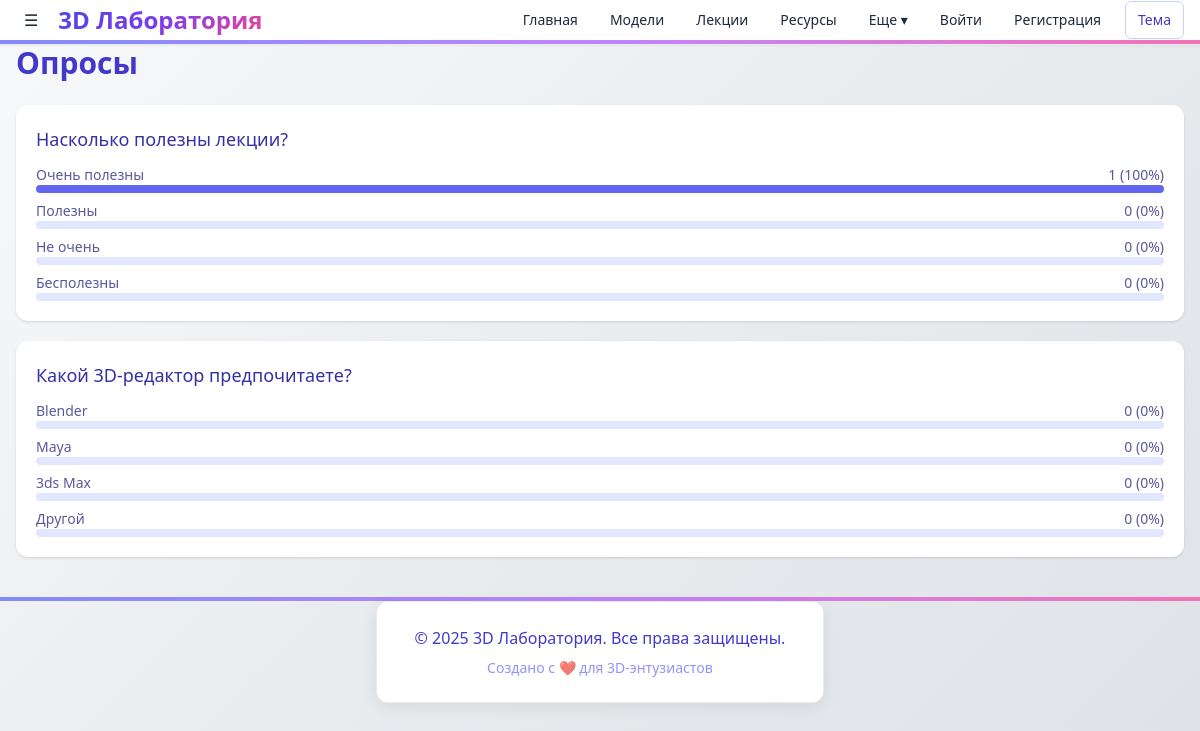
The app's page /includes/polls.php with its own data.
### tables this page shows
CREATE TABLE polls (
        id INTEGER PRIMARY KEY AUTOINCREMENT,
        question TEXT NOT NULL,
        options TEXT NOT NULL 
    );

### includes/auth.php (called while the page is built, shortened)
<?php
function isLoggedIn() {
    return !empty($_SESSION['user']);
}
?>

### includes/polls.php (the view, shortened to what this page needs)
<?php
require_once __DIR__ . '/../includes/auth.php';
?>
<!DOCTYPE html>
<html lang="ru">
<head>
    <script src="https://cdn.tailwindcss.com"></script>
</head>
<body class="font-sans">
<?php include __DIR__ . '/../includes/header.php'; ?>
<main class="container mx-auto p-6 max-w-3xl">
    <h1 class="text-3xl font-bold text-indigo-700 mb-6">Опросы</h1>
    <section class="space-y-5">
        <?php
        $polls = $pdo->query('SELECT id, question, options FROM polls ORDER BY id DESC')->fetchAll(PDO::FETCH_ASSOC);
        foreach ($polls as $p):
            $opts = json_decode($p['options'] ?? '[]', true) ?: [];
            $votes = $pdo->prepare('SELECT option_index, COUNT(*) as cnt FROM votes WHERE poll_id = ? GROUP BY option_index');
            $votes->execute([$p['id']]);
            $counts = array_fill(0, count($opts), 0);
            $total = 0;
            while ($row = $votes->fetch(PDO::FETCH_ASSOC)) { $counts[(int)$row['option_index']] = (int)$row['cnt']; $total += (int)$row['cnt']; }
        ?>
        <div class="bg-white rounded-xl shadow p-5">
            <div class="text-lg font-medium text-indigo-800"><?php echo htmlspecialchars($p['question']); ?></div>
            <div class="mt-3 grid gap-2">
                <?php foreach ($opts as $i => $opt):
                    $c = $counts[$i] ?? 0; $pct = $total ? round($c * 100 / $total) : 0; ?>
                    <div>
                        <div class="flex items-center justify-between text-sm text-indigo-900/80">
                            <div><?php echo htmlspecialchars($opt); ?></div>
                            <div><?php echo $c; ?> (<?php echo $pct; ?>%)</div>
                        </div>
                        <div class="w-full bg-indigo-100 rounded h-2 overflow-hidden"><div style="width: <?php echo $pct; ?>%" class="h-2 bg-indigo-500"></div></div>
                    </div>
                <?php endforeach; ?>
            </div>
        </div>
        <?php endforeach; ?>
    </section>
</main>
<?php include __DIR__ . '/../includes/footer.php'; ?>
</body>
</html>

### includes/header.php (shortened to what this page needs)
<?php
$currentPage = basename($_SERVER['REQUEST_URI'], '.php');
require_once __DIR__ . '/auth.php';
?>
<header class="header-gradient shadow-sm">
    <div class="container mx-auto px-6 py-3 flex items-center justify-between">
        <div class="flex items-center gap-3">
            <button id="menuToggle" aria-label="Открыть меню" class="md:hidden nav-link px-2 py-2">☰</button>
            <a href="/index.php" class="text-2xl font-extrabold text-gradient">3D Лаборатория</a>
        </div>
        <nav class="nav hidden md:flex items-center gap-2">
            <a href="/index.php" class="nav-link px-3 py-2 rounded-md text-sm font-medium <?php echo $currentPage === 'index' ? 'active' : ''; ?>">Главная</a>
            <a href="/gallery.php" class="nav-link px-3 py-2 rounded-md text-sm font-medium <?php echo $currentPage === 'gallery' ? 'active' : ''; ?>">Модели</a>
            <a href="/lectures.php" class="nav-link px-3 py-2 rounded-md text-sm font-medium <?php echo $currentPage === 'lectures' ? 'active' : ''; ?>">Лекции</a>
            <a href="/resources.php" class="nav-link px-3 py-2 rounded-md text-sm font-medium <?php echo $currentPage === 'resources' ? 'active' : ''; ?>">Ресурсы</a>
            <div class="relative" id="moreWrapper">
                <button id="moreMenuBtn" class="nav-link px-3 py-2 rounded-md text-sm font-medium" aria-haspopup="true" aria-expanded="false">Еще ▾</button>
            </div>
            <?php
            if (isLoggedIn()) {
                $role = currentUser()['role'];
                if (in_array($role, ['teacher','admin'])) {
                    echo '<a href="/teacher.php" class="nav-link px-3 py-2 rounded-md text-sm font-medium">Кабинет</a>';
                } else {
                    echo '<a href="/student.php" class="nav-link px-3 py-2 rounded-md text-sm font-medium">Кабинет</a>';
                }
                echo '<a href="/logout.php" class="nav-link px-3 py-2 rounded-md text-sm font-medium">Выйти</a>';
            } else {
                echo '<a href="/login.php" class="nav-link px-3 py-2 rounded-md text-sm font-medium">Войти</a> ';
                echo '<a href="/register.php" class="nav-link px-3 py-2 rounded-md text-sm font-medium">Регистрация</a>';
            }
            ?>
            <button id="themeToggle" class="ml-1 px-3 py-2 rounded-md text-sm font-medium border border-indigo-200 text-indigo-700 hover:bg-indigo-50 dark:border-indigo-500/40 dark:text-indigo-200 dark:hover:bg-white/10 transition-all whitespace-nowrap">Тема</button>
        </nav>
    </div>
    <div class="h-1 bg-gradient-to-r from-indigo-400 via-purple-400 to-pink-400"></div>
</header>

### includes/footer.php
<footer class="mt-10">
    <div class="h-1 bg-gradient-to-r from-indigo-400 via-purple-400 to-pink-400"></div>
    <div class="container mx-auto px-6 py-6 text-center">
        <div class="card p-6 max-w-md mx-auto">
            <p class="text-indigo-700 dark:text-indigo-300 font-medium">© <?php echo date('Y'); ?> 3D Лаборатория. Все права защищены.</p>
            <p class="text-indigo-500/70 dark:text-indigo-400/70 text-sm mt-2">Создано с ❤️ для 3D-энтузиастов</p>
        </div>
    </div>
</footer>

### includes/header.php (style rules this page uses)
body { background: linear-gradient(135deg, #f8f9fa 0%, #e9ecef 50%, #dee2e6 100%); color: #1e293b; font-family: 'Inter', -apple-system, BlinkMacSystemFont, sans-serif; min-height: 100vh; }
.nav-link { display: inline-block !important; transition: all 0.3s ease !important; border-radius: 8px !important; font-weight: 500 !important; text-decoration: none !important; cursor: pointer !important; }
.header-gradient { background: rgba(255, 255, 255, 0.98); backdrop-filter: blur(10px); border-bottom: 1px solid rgba(226, 232, 240, 0.8); position: sticky; top: 0; z-index: 1000; }
.container { max-width: 1200px; margin: 0 auto; padding: 0 1rem; }
.card { background: rgba(255, 255, 255, 0.98); border-radius: 12px; box-shadow: 0 4px 16px rgba(0, 0, 0, 0.08); transition: all 0.3s ease; border: 1px solid rgba(226, 232, 240, 0.8); }
.text-gradient { background: linear-gradient(135deg, #4f46e5, #7c3aed, #ec4899); -webkit-background-clip: text; -webkit-text-fill-color: transparent; background-clip: text; }

### records on screen
polls: question "Насколько полезны лекции?", options "Очень полезны", c "1", pct "100", options "Полезны", c "0", pct "0", options "Не очень", options "Бесполезны"
polls: question "Какой 3D-редактор предпочитаете?", options "Blender", c "0", pct "0", options "Maya", options "3ds Max", options "Другой"
